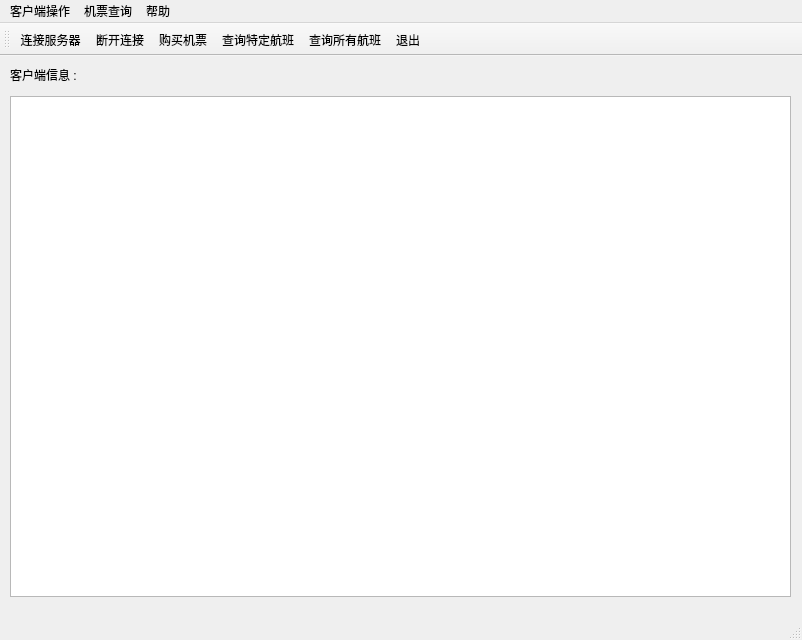
<?xml version="1.0" encoding="UTF-8"?>
<ui version="4.0">
 <class>MainWindow</class>
 <widget class="QMainWindow" name="MainWindow">
  <property name="geometry">
   <rect>
    <x>0</x>
    <y>0</y>
    <width>802</width>
    <height>640</height>
   </rect>
  </property>
  <property name="windowTitle">
   <string>TicketingSystem</string>
  </property>
  <widget class="QWidget" name="centralwidget">
   <widget class="QTextBrowser" name="textBrowser">
    <property name="geometry">
     <rect>
      <x>10</x>
      <y>40</y>
      <width>781</width>
      <height>501</height>
     </rect>
    </property>
   </widget>
   <widget class="QLabel" name="label">
    <property name="geometry">
     <rect>
      <x>10</x>
      <y>10</y>
      <width>91</width>
      <height>17</height>
     </rect>
    </property>
    <property name="text">
     <string>客户端信息 :</string>
    </property>
   </widget>
  </widget>
  <widget class="QMenuBar" name="menubar">
   <property name="geometry">
    <rect>
     <x>0</x>
     <y>0</y>
     <width>802</width>
     <height>28</height>
    </rect>
   </property>
   <widget class="QMenu" name="menu_func">
    <property name="title">
     <string>客户端操作</string>
    </property>
    <addaction name="action_connect"/>
    <addaction name="action_disconnect"/>
    <addaction name="action_buyticket"/>
    <addaction name="action_exit"/>
   </widget>
   <widget class="QMenu" name="menu_inquire">
    <property name="title">
     <string>机票查询</string>
    </property>
    <addaction name="action_inquireone"/>
    <addaction name="action_inquireall"/>
   </widget>
   <widget class="QMenu" name="menu_help">
    <property name="title">
     <string>帮助</string>
    </property>
    <addaction name="action_show"/>
    <addaction name="action_about"/>
   </widget>
   <addaction name="menu_func"/>
   <addaction name="menu_inquire"/>
   <addaction name="menu_help"/>
  </widget>
  <widget class="QStatusBar" name="statusbar"/>
  <widget class="QToolBar" name="toolBar">
   <property name="windowTitle">
    <string>toolBar</string>
   </property>
   <attribute name="toolBarArea">
    <enum>TopToolBarArea</enum>
   </attribute>
   <attribute name="toolBarBreak">
    <bool>false</bool>
   </attribute>
   <addaction name="action_connect"/>
   <addaction name="action_disconnect"/>
   <addaction name="action_buyticket"/>
   <addaction name="action_inquireone"/>
   <addaction name="action_inquireall"/>
   <addaction name="action_exit"/>
  </widget>
  <action name="action_connect">
   <property name="icon">
    <iconset resource="Icon.qrc">
     <normaloff>:/source/images/connect.png</normaloff>:/source/images/connect.png</iconset>
   </property>
   <property name="text">
    <string>连接服务器</string>
   </property>
  </action>
  <action name="action_disconnect">
   <property name="icon">
    <iconset resource="Icon.qrc">
     <normaloff>:/source/images/scissors.png</normaloff>:/source/images/scissors.png</iconset>
   </property>
   <property name="text">
    <string>断开连接</string>
   </property>
  </action>
  <action name="action_buyticket">
   <property name="icon">
    <iconset resource="Icon.qrc">
     <normaloff>:/source/images/folder.png</normaloff>:/source/images/folder.png</iconset>
   </property>
   <property name="text">
    <string>购买机票</string>
   </property>
  </action>
  <action name="action_exit">
   <property name="icon">
    <iconset resource="Icon.qrc">
     <normaloff>:/source/images/power-off.png</normaloff>:/source/images/power-off.png</iconset>
   </property>
   <property name="text">
    <string>退出</string>
   </property>
  </action>
  <action name="action_inquireone">
   <property name="icon">
    <iconset resource="Icon.qrc">
     <normaloff>:/source/images/download.png</normaloff>:/source/images/download.png</iconset>
   </property>
   <property name="text">
    <string>查询特定航班</string>
   </property>
  </action>
  <action name="action_inquireall">
   <property name="icon">
    <iconset resource="Icon.qrc">
     <normaloff>:/source/images/download.png</normaloff>:/source/images/download.png</iconset>
   </property>
   <property name="text">
    <string>查询所有航班</string>
   </property>
  </action>
  <action name="action_show">
   <property name="text">
    <string>显示内容</string>
   </property>
  </action>
  <action name="action_about">
   <property name="text">
    <string>关于</string>
   </property>
  </action>
 </widget>
 <resources>
  <include location="Icon.qrc"/>
 </resources>
 <connections/>
</ui>
